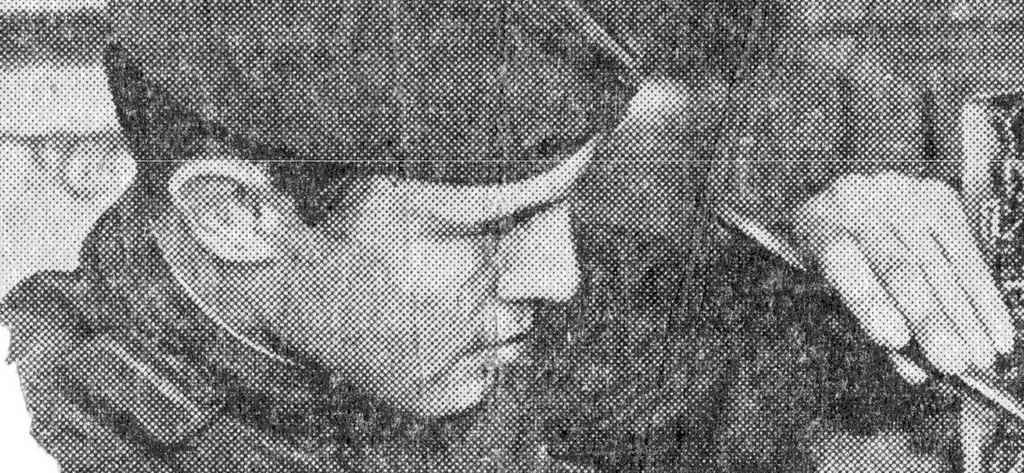
#> input picture Tugas_6/man.jpeg, 1024 x 473 px
$ python denoising.py
#> lines starting #> are read from the running program, lines starting #| are printed output that depends on the picture
import numpy as np
import matplotlib.pyplot as plt
import imageio
from scipy import fftpack
from matplotlib.colors import LogNorm


image = imageio.imread("man.jpeg", as_gray=True).astype("float64")/255
#> image: shape (473, 1024) float64; min 0, max 1, mean 0.5
plt.figure()
plt.imshow(image, plt.cm.gray)

image_fft = fftpack.fft2(image)

def plot_spectrum(image_fft):
    plt.figure(figsize=(10,10))
    plt.imshow(np.abs(image_fft), norm=LogNorm(vmin=5),cmap=plt.cm.afmhot),
    plt.colorbar()

# Menunjukkan frekuensi spektrum dari gambar di atas
im_fft = fftpack.fft2(image)

plt.figure()
plot_spectrum(fftpack.fftshift(image_fft))
plt.title('Spectrum with Fourier transform')

# Mendefinisikan koefisien pecahan
keep_fraction = 0.1
im_fft2 = im_fft.copy()

# Atur Row dan Column ke jumlah baris dan kolom dari array.
r, c = im_fft2.shape
#> r = 473; c = 1024

# Atur semua Row dan Column menjadi nol dengan indeks antara r*keep_fraction and r*(1-keep_fraction)
im_fft2[int(r*keep_fraction):int(r*(1-keep_fraction))] = 0
im_fft2[:, int(c*keep_fraction):int(c*(1-keep_fraction))] = 0

plt.figure()
plot_spectrum(fftpack.fftshift(im_fft2))
plt.title('Filtered Spectrum')

# Rekonstruksti Citra
im_new = fftpack.ifft2(im_fft2).real
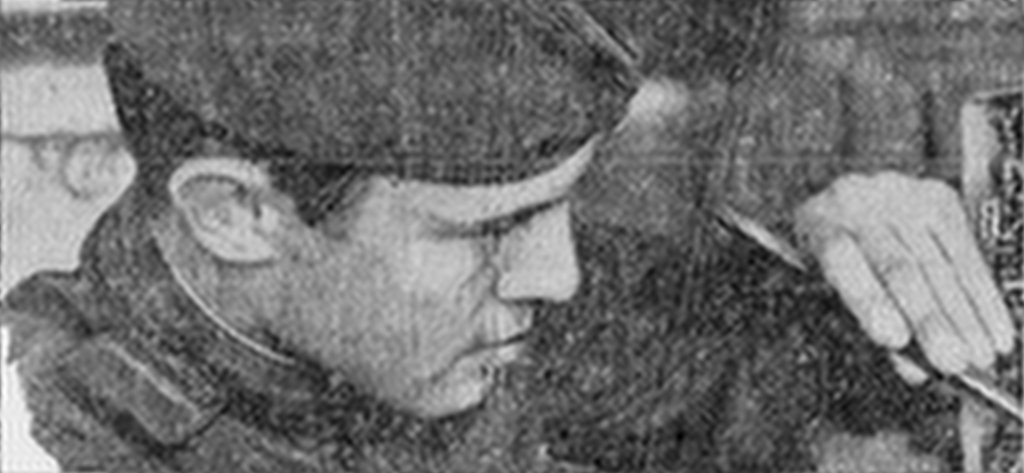
#> im_new: shape (473, 1024) float64; min 0.0447, max 1.08, mean 0.5; drawn with min black and max white

# Menampilkan perbandingan citra asli dan citra yang telah direkonstruksi
fig, ax = plt.subplots(1,2, figsize=(10,10))
ax[0].imshow(image, cmap='gray')
ax[0].set_title('Original Image')
ax[1].imshow(im_new, cmap='gray')
ax[1].set_title('Reconstructed Image')

# Mengekstrak file gambar
plt.savefig('comparison.png', dpi=300, bbox_inches='tight')
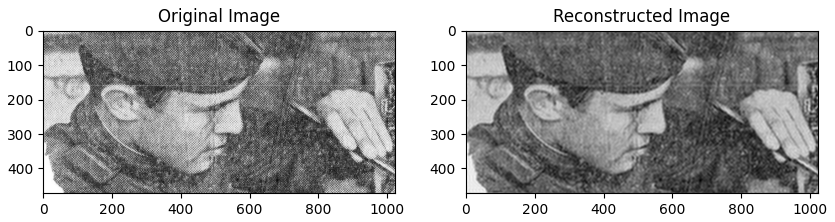
#> figure drawn by matplotlib, 2 panels
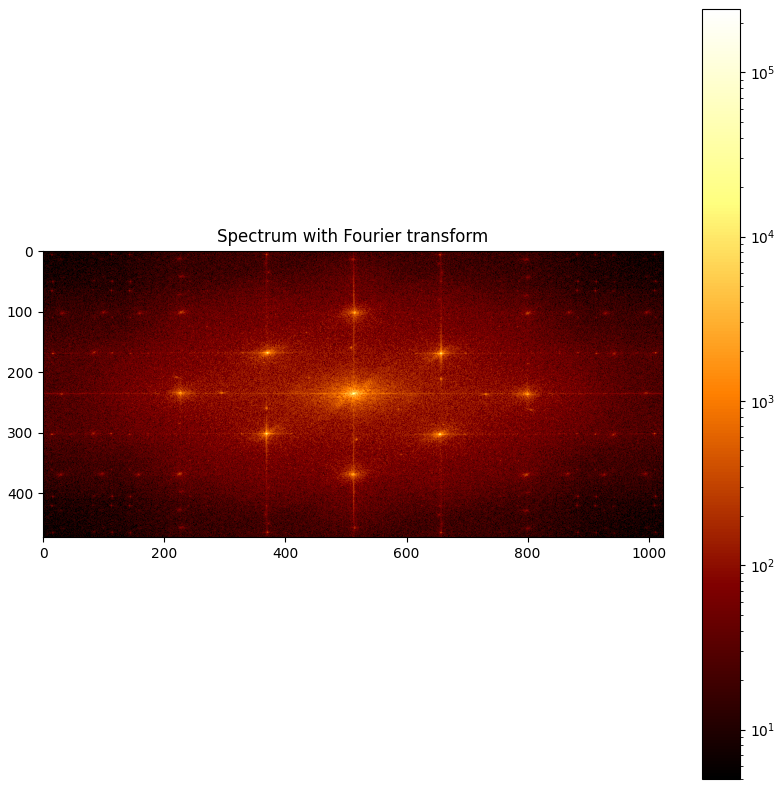
#> figure drawn by matplotlib, 2 panels
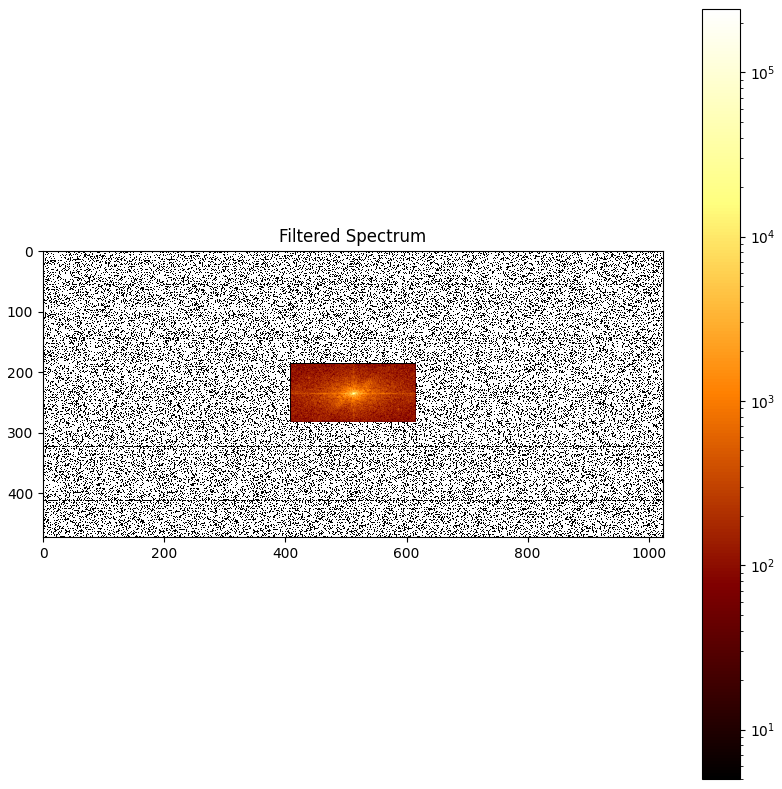
#> figure drawn by matplotlib, 2 panels
